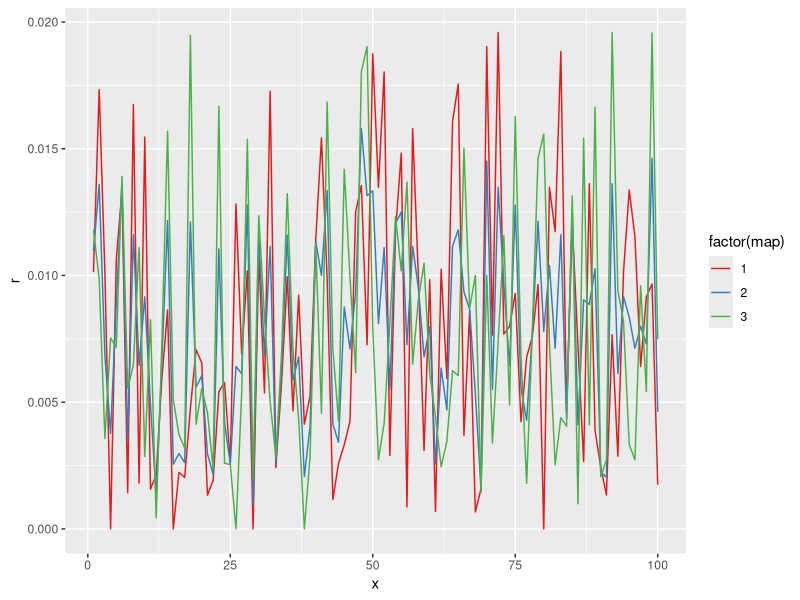
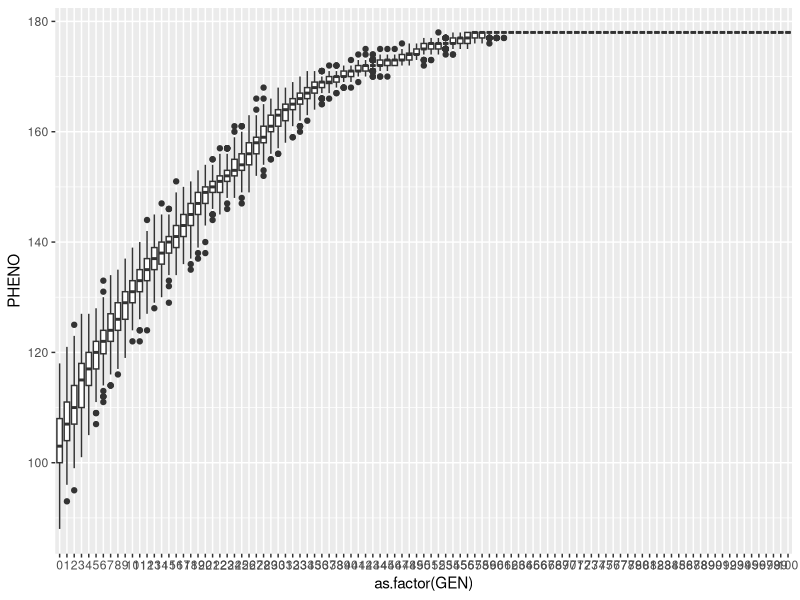
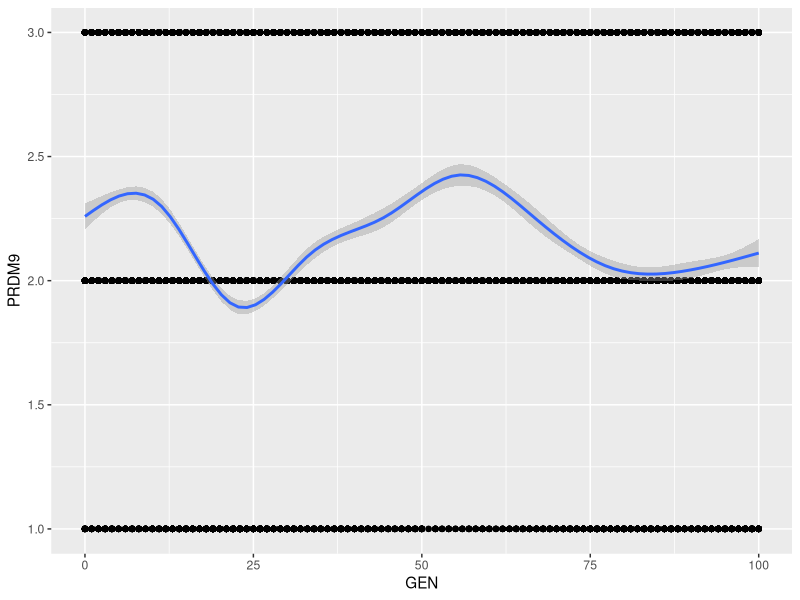

The R source for these figures, in order:
#
# Simulation of recombination landscape
# Susan E. Johnston
# Started: 5th November 2015
#
#

#~~~~~~~~~~~~~~~~~~~~~~~~~~~~~~~~~~~~~~~~~~~~~~~~~~~~~~~~~~~~~~#
# 0. Set up working environment                                #
#~~~~~~~~~~~~~~~~~~~~~~~~~~~~~~~~~~~~~~~~~~~~~~~~~~~~~~~~~~~~~~#


library(ggplot2)
library(plyr)

map <- read.table("data/soay_map.txt", header = T)


#~~~~~~~~~~~~~~~~~~~~~~~~~~~~~~~~~~~~~~~~~~~~~~~~~~~~~~~~~~~~~~#
# 1. Define simulation parameters and sampling distributions   #
#~~~~~~~~~~~~~~~~~~~~~~~~~~~~~~~~~~~~~~~~~~~~~~~~~~~~~~~~~~~~~~#

#~~ Create the sampling distrubutions

map.dist <- diff(map$cM.Position.Sex.Averaged[seq(1, nrow(map), 10)])
map.dist <- map.dist[which(map.dist >= 0 & map.dist < 2)]

maf.info <- map$MAF

#~~ define starting values

n.found.hap     <- 100    # Number of founder haplotypes generated
n.loci          <- 100    # Number of loci underlying the trait
n.f             <- 100   # Number of females
n.m             <- 100   # Number of males
f.RS            <- 2      # Number of offspring per female
f.RS.Pr         <- 1      # Probability of number of offspring per female.
sel.thresh.f    <- 1      # Selection threshold
sel.thresh.m    <- 0.2    # Selection threshold
prdm9.found.maf <- 0.4    # Starting freq of PRDM9
n.generations   <- 100
return.haplos   <- TRUE

#~~~~~~~~~~~~~~~~~~~~~~~~~~~~~~~~~~~~~~~~~~~~~~~~~~~~~~~~~~~~~~#
# 2. Prepare simulation                                        #
#~~~~~~~~~~~~~~~~~~~~~~~~~~~~~~~~~~~~~~~~~~~~~~~~~~~~~~~~~~~~~~#

#~~ sample two landscapes and initial frequencies of alleles in founders

r1   <- sample(map.dist/100, n.loci)
r2   <- sample(map.dist/100, n.loci)
rhet <- (r1 + r2)/2 

ggplot(data.frame(r = c(r1, rhet, r2), map = rep(1:3, each = length(r1)), x = rep(1:length(r1), times = 3)),
       aes(x, r, colour = factor(map))) +
  geom_line() +
  scale_colour_brewer(palette = "Set1")

map.list <- list(r1, rhet, r2)

#~~ fix MAFs so that they show a range of frequencies between 0 & 1

mafs.found <- sample(maf.info, n.loci)
mafs.found <- mafs.found + (runif(n.loci) < 0.5)/2

#~~ determine PRDM9 genotype frequencies based on HWE

p <- prdm9.found.maf
q <- 1 - p
prdm9.found.prs <- c(p^2, 2*p*q, q^2)

#~~~~~~~~~~~~~~~~~~~~~~~~~~~~~~~~~~~~~~~~~~~~~~~~~~~~~~~~~~~~~~#
# 3. Run Simulation                                            #
#~~~~~~~~~~~~~~~~~~~~~~~~~~~~~~~~~~~~~~~~~~~~~~~~~~~~~~~~~~~~~~#

results.list <- list()
haplo.list <- list()


# NB Sex 1 = male, 2 = female (Xy, XX)

#~~ generate founder haplotypes

founder.haplos <- lapply(1:n.found.hap, function (x) (runif(n.loci) < mafs.found) + 0L)

#~~ generate diplotypes for n.f females and n.m males

gen.0 <- list()
gen.0[1:(n.f + n.m)] <- list(list(MOTHER = NA, FATHER = NA))

for(i in 1:(n.f + n.m)){
  gen.0[[i]]["MOTHER"] <- sample(founder.haplos, size = 1)
  gen.0[[i]]["FATHER"] <- sample(founder.haplos, size = 1)
}

#~~ create reference table

ref.0 <- data.frame(GEN         = 0,
                    ID          = 1:length(gen.0),
                    MOTHER      = NA,
                    FATHER      = NA,
                    SEX         = sapply(1:length(gen.0), function(x) (runif(1) < 0.5) + 1L),
                    PRDM9       = sapply(1:length(gen.0), function(x) sample(1:3, size = 1, prob = prdm9.found.prs)),
                    PHENO       = sapply(1:length(gen.0), function(x) sum(unlist(gen.0[[x]]))))

m.thresh <- sort(subset(ref.0, SEX == 1)$PHENO)[(1-sel.thresh.m)*length(subset(ref.0, SEX == 1)$PHENO)]
f.thresh <- sort(subset(ref.0, SEX == 2)$PHENO)[(1-sel.thresh.f)*length(subset(ref.0, SEX == 2)$PHENO)]
if(length(m.thresh) == 0) m.thresh <- 0
if(length(f.thresh) == 0) f.thresh <- 0

#~~ remove IDs that will not be selected

ref.0$Bred <- 0
ref.0$Bred[sort(c(which(ref.0$SEX == 1 & ref.0$PHENO >= m.thresh),
                  which(ref.0$SEX == 2 & ref.0$PHENO >= f.thresh)))] <- 1


results.list[[1]] <- ref.0
haplo.list[[1]] <- gen.0

#~~ generate spaces for diplotypes of two offspring per female and sample best fathers

for(it in 1:n.generations){
  
  print(paste("Generation", it))

  length.out <- f.RS*nrow(subset(ref.0, SEX == 2 & Bred == 1))
  
  ref.1 <- data.frame(GEN         = it,
                      ID          = 1:length.out,
                      MOTHER      = rep(subset(ref.0, SEX == 2 & Bred == 1)$ID, each = f.RS),
                      FATHER      = sample(subset(ref.0, SEX == 1 & Bred == 1)$ID, size = length.out, replace = T),
                      SEX         = sapply(1:length.out, function(x) (runif(1) < 0.5) + 1L),
                      PRDM9       = NA,
                      PHENO       = NA)
  
  #~~ Transmit a gamete from parents to offspring
  
  gen.1 <- list()
  gen.1[1:length.out] <- list(list(MOTHER = NA, FATHER = NA))
  
  for(i in 1:length.out){
        
    #~~ MOTHER ~~#
    
    haplos <- gen.0   [[ref.1$MOTHER[i]]]
    rmap   <- map.list[[ref.0$PRDM9 [which(ref.0$ID == ref.1$MOTHER[i])]]]
    
    #~~ sample crossover positions
    
    rec.pos <- which(((runif(length(rmap)) < rmap) + 0L) == 1)
    if(length(rmap) %in% rec.pos) rec.pos <- rec.pos[-which(rec.pos == length(rmap))]
    if(length(rec.pos) == 0) gen.1[[i]]["MOTHER"] <- haplos[sample.int(2, 1)]
    
    
    if(length(rec.pos) > 0){
      
      haplos <- haplos[sample.int(2, 2, replace = F)]
      
      start.pos <- c(1, rec.pos[1:(length(rec.pos))] + 1)
      stop.pos <- c(rec.pos, length(rmap))
      
      fragments <- list()
      
      for(k in 1:length(start.pos)){
        if(k %% 2 != 0) fragments[[k]] <- haplos[[1]][start.pos[k]:stop.pos[k]]
        if(k %% 2 == 0) fragments[[k]] <- haplos[[2]][start.pos[k]:stop.pos[k]]
      }
      
      gen.1[[i]]["MOTHER"] <- list(unlist(fragments))
      
    }
    
    #~~ FATHER ~~#
    
    haplos <- gen.0   [[ref.1$FATHER[i]]]
    rmap   <- map.list[[ref.0$PRDM9 [which(ref.0$ID == ref.1$FATHER[i])]]]
    
    #~~ sample crossover positions
    
    rec.pos <- which(((runif(length(rmap)) < rmap) + 0L) == 1)
    if(length(rmap) %in% rec.pos) rec.pos <- rec.pos[-which(rec.pos == length(rmap))]
    if(length(rec.pos) == 0) gen.1[[i]]["FATHER"] <- haplos[sample.int(2, 1)]
    
    
    if(length(rec.pos) > 0){
      
      haplos <- haplos[sample.int(2, 2, replace = F)]
      
      start.pos <- c(1, rec.pos[1:(length(rec.pos))] + 1)
      stop.pos <- c(rec.pos, length(rmap))
      
      fragments <- list()
      
      for(k in 1:length(start.pos)){
        if(k %% 2 != 0) fragments[[k]] <- haplos[[1]][start.pos[k]:stop.pos[k]]
        if(k %% 2 == 0) fragments[[k]] <- haplos[[2]][start.pos[k]:stop.pos[k]]
      }
      
      gen.1[[i]]["FATHER"] <- list(unlist(fragments))
      
    }
    
    #~~ Deal with PRDM9
    
    prdm9.mum <- ref.0$PRDM9[which(ref.0$ID == ref.1$MOTHER[i])]
    prdm9.mum.2 <- ifelse(prdm9.mum == 1, 0,
                          ifelse(prdm9.mum == 3, 1,
                                 ifelse(prdm9.mum == 2, (runif(1) < 0.5) + 0L, NA)))
    
    prdm9.dad <- ref.0$PRDM9[which(ref.0$ID == ref.1$FATHER[i])]
    prdm9.dad.2 <- ifelse(prdm9.dad == 1, 0,
                          ifelse(prdm9.dad == 3, 1,
                                 ifelse(prdm9.dad == 2, (runif(1) < 0.5) + 0L, NA)))
    
    ref.1$PRDM9[i] <- prdm9.mum.2 + prdm9.dad.2 + 1
    
    
  }
  
  rm(haplos, rmap, rec.pos, start.pos, stop.pos, fragments, k, prdm9.mum, prdm9.mum.2, prdm9.dad, prdm9.dad.2)
  
  ref.1$PHENO <- sapply(1:length(gen.1), function(x) sum(unlist(gen.1[[x]])))
  
  
  #~~ Deal with IDs that will be selected
  
  m.thresh <- sort(subset(ref.1, SEX == 1)$PHENO)[(1-sel.thresh.m)*length(subset(ref.1, SEX == 1)$PHENO)]
  f.thresh <- sort(subset(ref.1, SEX == 2)$PHENO)[(1-sel.thresh.f)*length(subset(ref.1, SEX == 2)$PHENO)]
  if(length(m.thresh) == 0) m.thresh <- 0
  if(length(f.thresh) == 0) f.thresh <- 0
  
  #~~ remove IDs that will not be selected
  
  ref.1$Bred <- 0
  ref.1$Bred[sort(c(which(ref.1$SEX == 1 & ref.1$PHENO >= m.thresh),
                    which(ref.1$SEX == 2 & ref.1$PHENO >= f.thresh)))] <- 1
  
  results.list[[(it + 1)]] <- ref.1
  if(return.haplos == TRUE) haplo.list[[(it + 1)]] <- gen.1
  
  gen.0 <- gen.1
  ref.0 <- ref.1
  
  
}

#~~~~~~~~~~~~~~~~~~~~~~~~~~~~~~~~~~~~~~~~~~~~~~~~~~~~~~~~~~~~~~#
# 4. Parse output                                              #
#~~~~~~~~~~~~~~~~~~~~~~~~~~~~~~~~~~~~~~~~~~~~~~~~~~~~~~~~~~~~~~#

if(return.haplos == TRUE){
  list(results = results.list, haplos = haplo.list)
} else {  
  results.list
}


require(data.table)
test <- rbindlist(results.list)

ggplot(test, aes(as.factor(GEN), PHENO)) + geom_boxplot()
ggplot(test, aes(GEN, PRDM9)) + geom_point() + stat_smooth()

